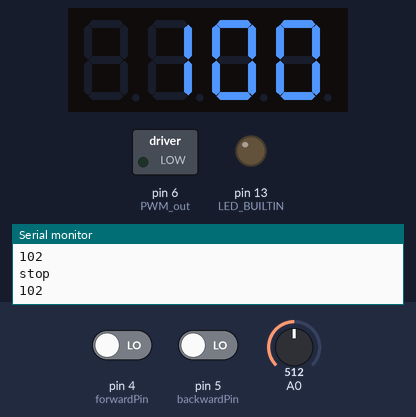
Recording of a sketch running on a simulated Arduino Pro Mini, built with avr-gcc and run on an emulated ATmega328P. Shown: 4-digit seven-segment display, switched loads named in the sketch (green lamp = pin HIGH), output pins drawn as LEDs (lit = HIGH), the last lines printed to the serial monitor. Inputs (shaded band) come from the test bench; at power-on: pin 4 (forwardPin) LOW, A0 = 512, pin 5 (backwardPin) LOW. Storage starts empty.

Above: at 1.2 s.
1.3 s: pin 4 (forwardPin) driven HIGH
At 1.8 s:
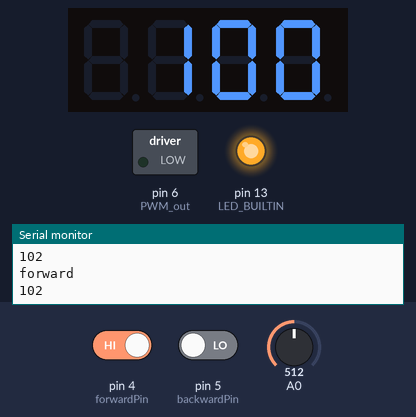
2.9 s: pin 4 (forwardPin) driven LOW
At 3.9 s:
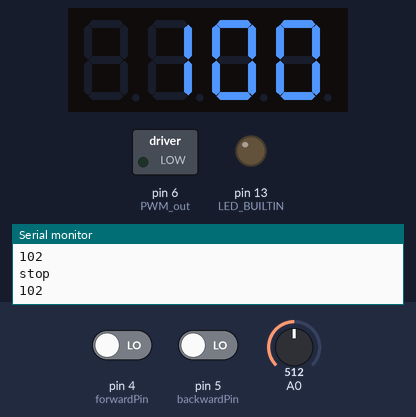
4.4 s: A0 set to 664
At 4.9 s:
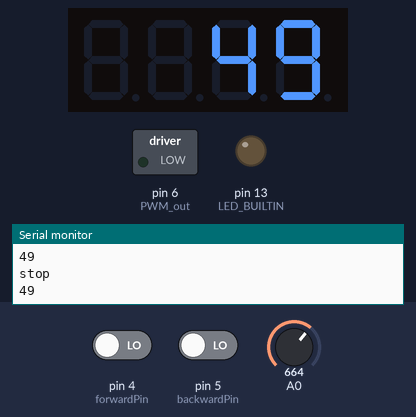
6.0 s: pin 5 (backwardPin) driven HIGH
At 6.8 s:
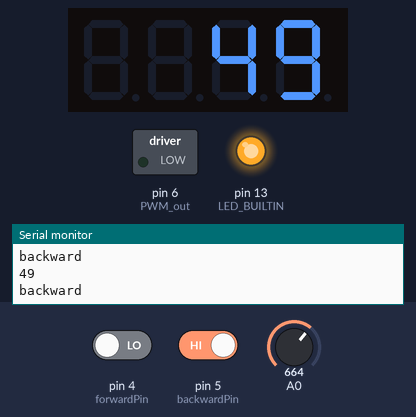
7.5 s: pin 5 (backwardPin) driven LOW
At 8.2 s:
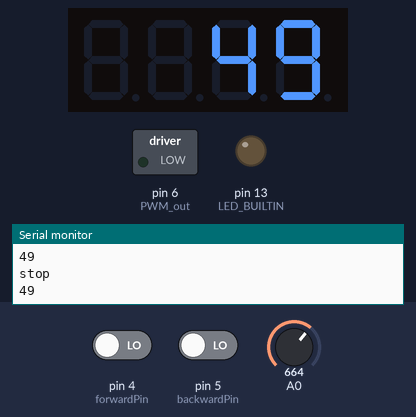
9.0 s: A0 set to 644
At 10.4 s:
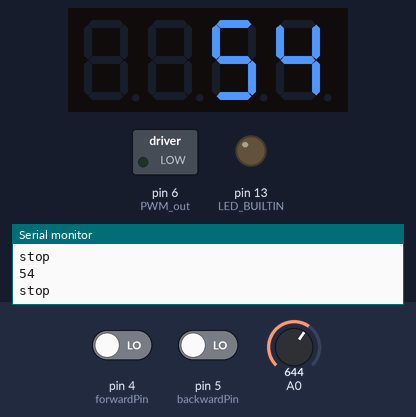
Timing chart, 0 to 11.6 s (numbered marks = the images above; inputs shaded):
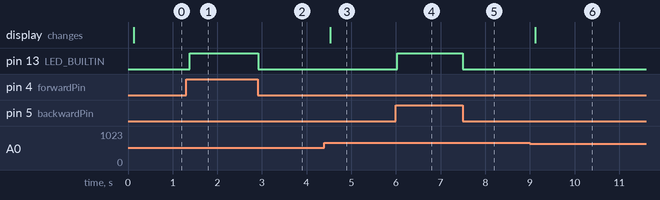

Measured:
- after the input at 1.3 s, pin 13 (LED_BUILTIN): LOW → HIGH after 0.09 s
- after the input at 2.9 s, pin 13 (LED_BUILTIN): HIGH → LOW at once
- after the input at 4.4 s, the display: changes after 0.13 s (image 3)
- after the input at 6.0 s, pin 13 (LED_BUILTIN): LOW → HIGH at once
- after the input at 7.5 s, pin 13 (LED_BUILTIN): HIGH → LOW at once
- after the input at 9.0 s, the display: changes after 0.12 s (image 6)

The sketch:

apachebot.ino
```cpp
#include <TM1637Display.h> //import library for 7-segment diaplsy
#include <Arduino.h>
#include <SPI.h>
#include <SD.h>

//Initializing pins on Arduino Pro Mini
int forwardPin = 4;  //forward side of dead-man rocker switch
int backwardPin = 5; //backward side of dead-man rocker switch
int PWM_out = 6; //PWM out to motor controller
float val;  //temp variable for potentiometer value
float mappedVal;  //temp calculated variable for potentiometer value

float linear; //float with calculated linear value of log pot

int average = 0;

float motorPulse = 1500; //original starting motor pulse
float middleSpace = 1500; //middle motor pulse (no movement)
float incrementSpeed = 5; //how fast to increment motor speed by
float decrementSpeed = 20; //how fast to decrement motor speed by

String statusOfCart = "STOPPED";  //keep track of current robot status

#define CLK 2  //connector pins for I2C for 7-seg display
#define DIO 3

float max = 0; //min PWM pulse val
float min = 2000; //max PWM pulse val

TM1637Display display(CLK, DIO); //init 7-seg display object to pins

uint8_t data[] = { 0xff, 0xff, 0xff, 0xff }; //hex vals for all segments on, holds current val to be shown

const int chipSelect = 10;  //activator pin SD card is connected to

void setup() {
  pinMode(forwardPin, INPUT);
  pinMode(backwardPin, INPUT); //Init the pins as in or out
  pinMode(PWM_out, OUTPUT);
  pinMode(LED_BUILTIN, OUTPUT);

  Serial.begin(9600);
  uint8_t blank[] = { 0x00, 0x00, 0x00, 0x00 }; //hex vals for all segments off
  display.setSegments(blank); //Set display to blank

  Serial.print("Initializing SD card..."); //for debugging purposes
  // see if the card is present and can be initialized:
  if (!SD.begin(chipSelect)) {
    Serial.println("Card failed, or not present");
  }
  Serial.println("card initialized.");
  newBootUp();
  createLogFileLine("Robot Booted and Card Initialized");

}
void loop() {
  uint8_t blank[] = { 0x00, 0x00, 0x00, 0x00 }; //hex vals for all segments off
  display.setBrightness(0x0f); //set brightness to max

  while (not digitalRead(forwardPin) && not digitalRead(backwardPin)) { //while move button is not on
    smoothDialVal();
    //Serial.println(calculatePulseOffset());
    Serial.println("stop");
    Serial.println(getCurrentOnMotor());

    //if (!statusOfCart.equals("STOPPED")) {
    //changeStatus("STOPPED");
    //createLogFileLine("Cart Stopped");
    //}
    digitalWrite(LED_BUILTIN, LOW);
    delay(20);
    if (motorPulse > middleSpace) {
      motorPulse -= decrementSpeed;
    }                                      //slow down cart from either direction back to 1500
    if (motorPulse < middleSpace) {
      motorPulse += decrementSpeed;
    }
    sendMSpulse(motorPulse);             //send pulse to motor
    //Serial.println(motorPulse);
    writeToDisplay();
    delay(1);
  }

  while (digitalRead(forwardPin)) //while forward is pressed on switch
  {
    //logCurrent();
    Serial.println("forward");
    //Serial.println(calculatePulseOffset());

    Serial.println(getCurrentOnMotor());
    if (motorPulse < (middleSpace + calculatePulseOffset())) { //ramp cart speed up
      motorPulse += incrementSpeed;
    }
    //if (!statusOfCart.equals("FORWARD")) {
    // changeStatus("FORWARD");
    //createLogFileLine("Cart Moving Forward");
    //}
    sendMSpulse(motorPulse);    //send pulse to motor
    digitalWrite(LED_BUILTIN, HIGH);
    //Serial.println(motorPulse);
    writeToDisplay();
    delay(1);
  }

  while (digitalRead(backwardPin))  //while backward is pressed on switch
  {
    //logCurrent();
    Serial.println("backward");
    //Serial.println(calculatePulseOffset());
    Serial.println(getCurrentOnMotor());
    if (motorPulse > 1335) {  //ramp cart speed up
      motorPulse -= incrementSpeed;
    }
    //if (!statusOfCart.equals("BACKWARD")) {
    //changeStatus("BACKWARD");
    //createLogFileLine("Cart Moving Backward");
    //}
    sendMSpulse(motorPulse);      //send pulse to motor
    digitalWrite(LED_BUILTIN, HIGH);
    //Serial.println(motorPulse);
    writeToDisplay();
    delay(1);
  }
}
bool rockerForward()
{
  return bool(digitalRead(forwardPin)); //unneeded but this does a nice bool instead of casting in the "if" statement
}
bool rockerBackward()
{
  return bool(digitalRead(backwardPin)); //unneeded but this does a nice bool instead of casting in the "if" statement
}

float calculatePulseOffset() {
  //                 min  max 1mph 2mph

  //float temp = map(average, 520, 1020, 500, 0);
  float pulseAmount =0;
  if(average>=654){pulseAmount = map(average, 654, 1010, 50, 0);}
  else {pulseAmount = map(average, 520, 654, 100, 50);}
  return pulseAmount*5;
}

void smoothDialVal() {
  //int sensorValue = log(analogRead(A0))  / log(1000) * 1023;
  int sensorValue = analogRead(A0);
  if (abs(sensorValue - average) > 5) {
    average = sensorValue;
    String message = "Adjusting dial";
    createLogFileLine(message);
  }
}

void writeToDisplay() {
  //int percentage = map(average, 520, 1010, 100, 0);
  //percentage = average * 0.01;
  int percentage = 0;
  if(average>=654){percentage = map(average, 654, 1010, 50, 0);}
  else {percentage = map(average, 520, 654, 100, 50);}
  if (percentage < 0) {
    display.showNumberDec(0, false);
  }
  else if (percentage > 100) {
    display.showNumberDec(100, false);
  }
  else {
    display.showNumberDec(percentage, false);
  }
}

void sendMSpulse(int pulseLength) { //send PWM pulse to motor
  digitalWrite(PWM_out, HIGH);
  delayMicroseconds(pulseLength);
  digitalWrite(PWM_out, LOW);
  delay(20);
}

void changeStatus(String currentStatus) {

}
void createLogFileLine(String message) {
  File dataFile = SD.open("datalog.txt", FILE_WRITE);
  // if the file is available, write to it:
  if (dataFile) {
    int hr = millis() / 3600000;
    int mn = (millis() / 60000) % 60;
    int sec = (millis() / 1000) % 60;
    int mil = map(millis() % 1000, 0, 999, 0, 99);
    if (hr < 10) dataFile.print("0");
    dataFile.print(hr);
    dataFile.print(":");
    if (mn < 10) dataFile.print("0");
    dataFile.print(mn);
    dataFile.print(":");
    if (sec < 10) dataFile.print("0");
    dataFile.print(sec);
    dataFile.print(":");
    if (mil < 10) dataFile.print("0");
    dataFile.print(mil);
    dataFile.print(" - ");
    dataFile.println(message);
    dataFile.close();
  }
  else {
    Serial.println("error opening datalog.txt");
  }
}


void newBootUp() {
  File dataFile = SD.open("datalog.txt", FILE_WRITE);
  // if the file is available, write to it:
  if (dataFile) {
    dataFile.println("##########################################################");
    dataFile.println("   APACHE UVC CART CONTROL SYSTEM BOOTED - CLOCK RESET");
    dataFile.println("##########################################################");
    dataFile.close();
  }
  else {
    Serial.println("error opening datalog.txt");
  }
}

String getCurrentOnMotor() {
  int percentageVal =0;
  if(average>=654){percentageVal = map(average, 654, 1010, 50, 0);}
  else {percentageVal = map(average, 520, 654, 100, 50);}
  return String(percentageVal);
}

void logCurrent() {
  File dataFile = SD.open("datalog.txt", FILE_WRITE);
  // if the file is available, write to it:
  if (dataFile) {
    int hr = millis() / 3600000;
    int mn = (millis() / 60000) % 60;
    int sec = (millis() / 1000) % 60;
    int mil = map(millis() % 1000, 0, 999, 0, 99);
    if (hr < 10) dataFile.print("0");
    dataFile.print(hr);
    dataFile.print(":");
    if (mn < 10) dataFile.print("0");
    dataFile.print(mn);
    dataFile.print(":");
    if (sec < 10) dataFile.print("0");
    dataFile.print(sec);
    dataFile.print(":");
    if (mil < 10) dataFile.print("0");
    dataFile.print(mil);
    dataFile.print(" - ");
    dataFile.print(" Motor Current: ");
    dataFile.print(getCurrentOnMotor());
    dataFile.println(" Amps");
    dataFile.close();
  }
  else {
    Serial.println("error opening datalog.txt");
  }
}
```
